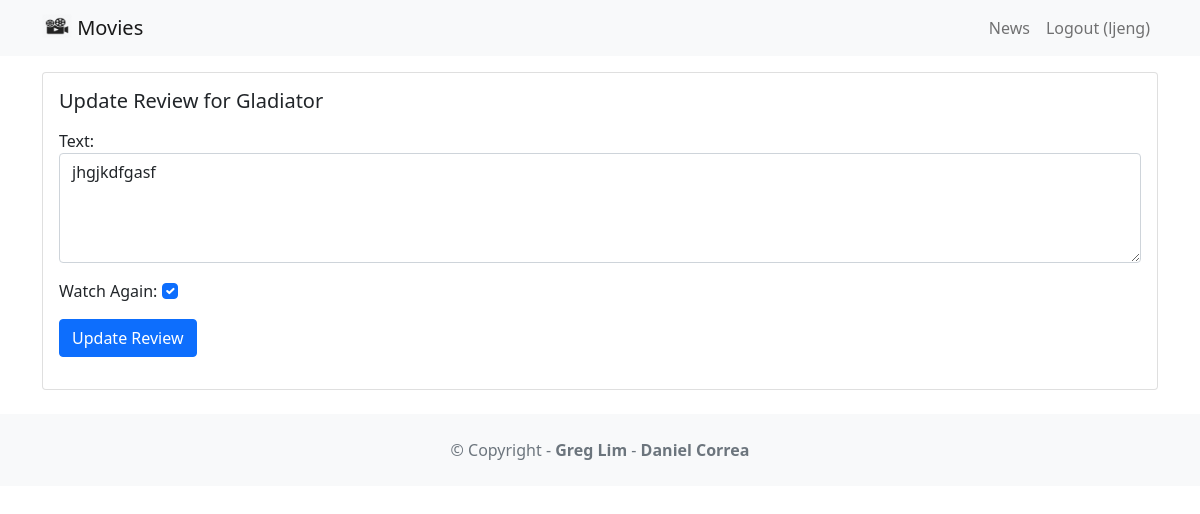
The page /movie/review/2 (signed in) on the database its author committed.
### movie/models.py (models this page shows)
class Review(models.Model):
    text = models.CharField(max_length=100)
    date = models.DateTimeField(auto_now_add=True)
    user = models.ForeignKey(User,on_delete=models.CASCADE)
    movie = models.ForeignKey(Movie,on_delete=models.CASCADE)
    watchAgain = models.BooleanField()

class Movie(models.Model):
    title = models.CharField(max_length=100)
    description = models.CharField(max_length=250)
    image = models.ImageField(upload_to='movie/images/')
    url = models.URLField(blank=True)

### movie/views.py (the view, shortened to what this page needs)
# urls.py: path('review/<int:review_id>', views.updatereview, name='updatereview'),
def updatereview(request, review_id):
    review = get_object_or_404(
      Review,pk=review_id,user=request.user)
    if request.method == 'GET':
        form = ReviewForm(instance=review)
        return render(request, 'updatereview.html',
                      {'review': review,'form':form})

### movie/forms.py
class ReviewForm(ModelForm):
    def __init__(self, *args, **kwargs):
        super(ModelForm, self).__init__(*args,**kwargs)
        self.fields['text'].widget.attrs.update({'class': 'form-control'})
        self.fields['watchAgain'].widget.attrs.update({'class': 'form-check-input'})
    class Meta:
        model = Review
        fields = ['text','watchAgain']
        labels = {
            'watchAgain': ('Watch Again')
        }
        widgets = {
            'text': Textarea(attrs={'rows': 4}),
        }

### movie/templates/updatereview.html (shortened to what this page needs)
{% extends 'base.html' %}
{% block content %}
<div class="card mb-3">
    <div class="row g-0">
        <div>
            <div class="card-body">
                <h5 class="card-title">
                    Update Review for {{ review.movie.title }}
                </h5>
                <p class="card-text">
                    <form method="POST">
                        {{ form.as_p }}
                        <button type="submit" class="btn btn-primary">
                            Update Review
                        </button>
                    </form>
                </p>
            </div>
        </div>
    </div>
</div>
{% endblock content %}

### moviereviews/templates/base.html (shortened to what this page needs)
<!DOCTYPE html>
<html>
  <head>
    <link href="https://cdn.jsdelivr.net/npm/bootstrap@5.1.1/dist/css/bootstrap.min.css" rel="stylesheet" />
  </head>
  <body>
    <nav class="navbar navbar-expand-lg navbar-light bg-light mb-3">
      <div class="container">
        <a class="navbar-brand" href="{% url 'home' %}">
          {% load static %}
          <img src="{% static 'images/movie.png' %}" alt="" width="30" height="24"
            class="d-inline-block align-text-top" />
          Movies
        </a>
        <div class="collapse navbar-collapse" id="navbarNavAltMarkup">
          <div class="navbar-nav ms-auto">
            <a class="nav-link" href="{% url 'news' %}">News</a>
            {% if user.is_authenticated %}
              <a class="nav-link" href="{% url 'logoutaccount' %}">
                Logout ({{ user.username }})
              </a>
            {% endif %}
          </div>
        </div>
      </div>
    </nav>
    <div class="container">
      {% block content %}
      {% endblock content %}
    </div>
    <footer class="text-center text-lg-start bg-light text-muted mt-4">
      <div class="text-center p-4">
        © Copyright -
        <a class="text-reset fw-bold text-decoration-none"
          target="_blank" href="https://twitter.com/greglim81">
          Greg Lim
        </a> -
        <a class="text-reset fw-bold text-decoration-none"
          target="_blank" href="https://twitter.com/danielgarax">
          Daniel Correa
        </a>
      </div>
    </footer>
  </body>
</html>

### rows shown on the page
Review: movie "Gladiator", text "jhgjkdfgasf", watchAgain "☑"

### other values the page prints
{{ user.username }} "ljeng"
